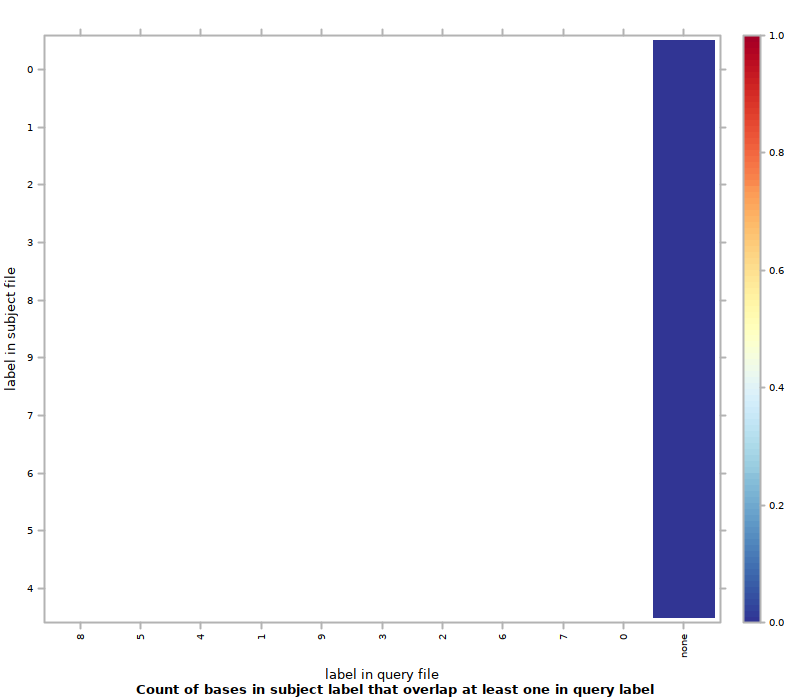

Here is the R script that generated this plot:
#!/usr/bin/env Rscript
## transcript produced by Segtools 1.1.14

segtools.r.dirname <-
  system2("python",
          c("-c", "'import segtools; print segtools.get_r_dirname()'"),
          stdout = TRUE)

source(file.path(segtools.r.dirname, 'common.R'))
source(file.path(segtools.r.dirname, 'overlap.R'))
save.overlap.performance('./MCseq100bp1bp/overlap-ordered', 'overlap.performance', './MCseq100bp1bp/overlap-ordered/overlap.tab', row.normalize = 'FALSE', mnemonic_file = './MCseq100bp1bp/overlap-direct/mnemonics1_new.txt', clobber = FALSE, col_mnemonic_file = './MCseq100bp1bp/overlap-direct/mnemonics2_new.txt')
save.overlap.heatmap('./MCseq100bp1bp/overlap-ordered', 'overlap', './MCseq100bp1bp/overlap-ordered/overlap.tab', clobber = FALSE, col_mnemonic_file = './MCseq100bp1bp/overlap-direct/mnemonics2_new.txt', cluster = FALSE, max_contrast = FALSE, row.normalize = 'FALSE', mnemonic_file = './MCseq100bp1bp/overlap-direct/mnemonics1_new.txt')
